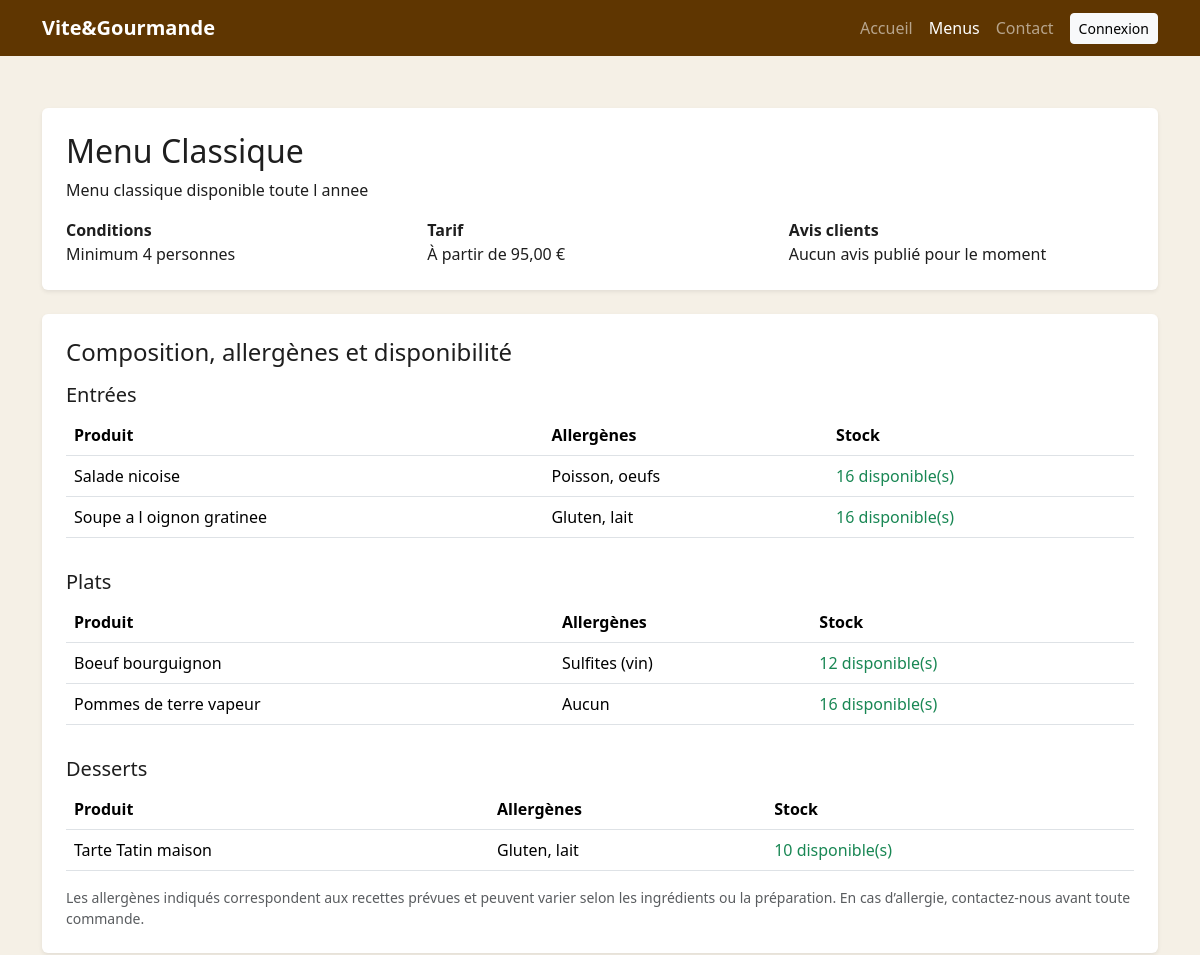
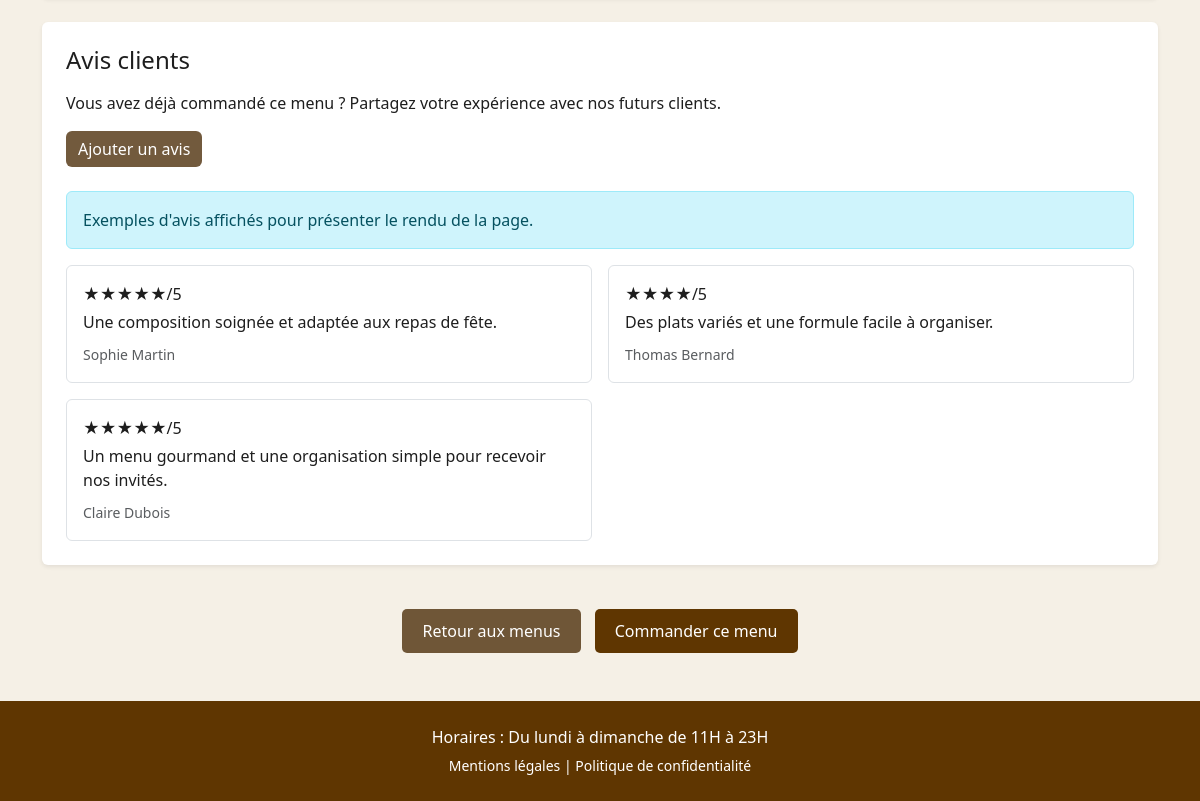
Page /pages/menu-classique.php on the committed database (2 pictures, top to bottom).
### tables this page shows
CREATE TABLE IF NOT EXISTS menus (
    id INT UNSIGNED AUTO_INCREMENT PRIMARY KEY,
    nom VARCHAR(120) NOT NULL,
    description TEXT NULL,
    nb_personnes_min INT UNSIGNED NOT NULL DEFAULT 1,
    prix_minimum DECIMAL(10,2) NOT NULL DEFAULT 0.00,
    actif TINYINT(1) NOT NULL DEFAULT 1,
    created_at TIMESTAMP NOT NULL DEFAULT CURRENT_TIMESTAMP,
    INDEX idx_menus_actif (actif)
);

CREATE TABLE IF NOT EXISTS plats (
    id INT UNSIGNED AUTO_INCREMENT PRIMARY KEY,
    menu_id INT UNSIGNED NOT NULL,
    nom VARCHAR(160) NOT NULL,
    type ENUM('entree', 'plat', 'dessert', 'boisson') NOT NULL,
    allergenes VARCHAR(255) NOT NULL DEFAULT 'Non renseignés',
    stock INT UNSIGNED NOT NULL DEFAULT 0,
    created_at TIMESTAMP NOT NULL DEFAULT CURRENT_TIMESTAMP,
    INDEX idx_plats_menu_id (menu_id),
    INDEX idx_plats_type (type)
);

### pages/menu-classique.php (called while the page is built)
<?php
$menuId = 4;
require __DIR__ . '/_menu-detail.php';

### pages/_menu-detail.php (the view, shortened to what this page needs)
<?php
require_once __DIR__ . '/../config/database.php';
$menuId = (int) ($menuId ?? 0);
$menuStmt = $pdo->prepare(
    'SELECT id, nom, description, nb_personnes_min, prix_minimum
     FROM menus
     WHERE id = :id AND actif = TRUE
     LIMIT 1'
);
$menuStmt->execute(['id' => $menuId]);
$menu = $menuStmt->fetch(PDO::FETCH_ASSOC);
$platsQuery = 'SELECT nom, type, allergenes, stock
               FROM plats
               WHERE menu_id = :menu_id
               ORDER BY CASE type
                  WHEN \'entree\' THEN 1
                  WHEN \'plat\' THEN 2
                  WHEN \'dessert\' THEN 3
                  WHEN \'boisson\' THEN 4
                  ELSE 5
               END, nom';
try {
    $platsStmt = $pdo->prepare($platsQuery);
    $platsStmt->execute(['menu_id' => $menuId]);
    $plats = $platsStmt->fetchAll(PDO::FETCH_ASSOC);
} catch (PDOException $exception) {
    $platsStmt = $pdo->prepare(
        'SELECT nom, type
         FROM plats
         WHERE menu_id = :menu_id
         ORDER BY CASE type
            WHEN \'entree\' THEN 1
            WHEN \'plat\' THEN 2
            WHEN \'dessert\' THEN 3
            WHEN \'boisson\' THEN 4
            ELSE 5
         END, nom'
    );
    $platsStmt->execute(['menu_id' => $menuId]);
    $plats = $platsStmt->fetchAll(PDO::FETCH_ASSOC);
    foreach ($plats as &$plat) {
        $plat['allergenes'] = null;
        $plat['stock'] = null;
    }
    unset($plat);
}
$avis = [];
try {
    $avisStmt = $pdo->prepare(
        'SELECT a.note, a.commentaire, a.created_at, u.prenom
         FROM avis a
         INNER JOIN commandes c ON c.id = a.commande_id
         INNER JOIN utilisateurs u ON u.id = a.utilisateur_id
         WHERE c.menu_id = :menu_id AND a.statut = :statut
         ORDER BY a.created_at DESC
         LIMIT 10'
    );
    $avisStmt->execute(['menu_id' => $menuId, 'statut' => 'valide']);
    $avis = $avisStmt->fetchAll(PDO::FETCH_ASSOC);
} catch (PDOException $exception) {
    error_log('Avis indisponibles sur le détail du menu : ' . $exception->getMessage());
}
$noteMoyenne = $avis
    ? array_sum(array_column($avis, 'note')) / count($avis)
    : null;
$avisDemo = [
    [
        'note' => 5,
        'commentaire' => 'Une composition soignée et adaptée aux repas de fête.',
        'prenom' => 'Sophie Martin',
    ],
    [
        'note' => 4,
        'commentaire' => 'Des plats variés et une formule facile à organiser.',
        'prenom' => 'Thomas Bernard',
    ],
    [
        'note' => 5,
        'commentaire' => 'Un menu gourmand et une organisation simple pour recevoir nos invités.',
        'prenom' => 'Claire Dubois',
    ],
];
$types = [
    'entree' => 'Entrées',
    'plat' => 'Plats',
    'dessert' => 'Desserts',
    'boisson' => 'Boissons',
];
$platsParType = [];
foreach ($plats as $plat) {
    $platsParType[$plat['type']][] = $plat;
}
?>
<!DOCTYPE html>
<html lang="fr">
<head>
    <link href="https://cdn.jsdelivr.net/npm/bootstrap@5.3.2/dist/css/bootstrap.min.css" rel="stylesheet">
    <link rel="stylesheet" href="/styles/style.css">
</head>
<body>
<header>
    <nav class="navbar navbar-expand-lg navbar-dark bg-bordeaux fixed-top">
        <div class="container">
            <a class="navbar-brand fw-bold" href="/pages/index.html">Vite&Gourmande</a>
            <div class="collapse navbar-collapse" id="navbarContent">
                <ul class="navbar-nav ms-lg-auto text-center">
                    <li class="nav-item"><a class="nav-link" href="/pages/index.html">Accueil</a></li>
                    <li class="nav-item"><a class="nav-link active" href="/pages/menus.php">Menus</a></li>
                    <li class="nav-item"><a class="nav-link" href="/pages/contact.php">Contact</a></li>
                    <li class="nav-item mt-2 mt-lg-0"><a class="btn btn-light btn-sm ms-lg-2" href="/pages/login.php">Connexion</a></li>
                </ul>
            </div>
        </div>
    </nav>
</header>
<main class="container py-5 menu-detail">
    <section class="bg-white rounded shadow-sm p-4 mb-4">
        <h1 class="h2"><?php echo htmlspecialchars($menu['nom']); ?></h1>
        <p><?php echo htmlspecialchars($menu['description'] ?? ''); ?></p>
        <div class="row g-3 menu-conditions">
            <div class="col-12 col-md-4"><strong>Conditions</strong><br>Minimum <?php echo (int) $menu['nb_personnes_min']; ?> personnes</div>
            <div class="col-12 col-md-4"><strong>Tarif</strong><br>À partir de <?php echo number_format((float) $menu['prix_minimum'], 2, ',', ' '); ?> €</div>
            <div class="col-12 col-md-4">
                <strong>Avis clients</strong><br>
                <?php if ($noteMoyenne !== null): ?>
                    <?php echo number_format($noteMoyenne, 1, ',', ' '); ?>/5 (<?php echo count($avis); ?> avis)
                <?php else: ?>
                    Aucun avis publié pour le moment
                <?php endif; ?>
            </div>
        </div>
    </section>
    <section class="bg-white rounded shadow-sm p-4 mb-4">
        <h2 class="h4 mb-3">Composition, allergènes et disponibilité</h2>
        <?php foreach ($types as $type => $label): ?>
            <?php if (!empty($platsParType[$type])): ?>
                <h3 class="h5 mt-3"><?php echo $label; ?></h3>
                <div class="table-responsive">
                    <table class="table align-middle">
                        <thead><tr><th>Produit</th><th>Allergènes</th><th>Stock</th></tr></thead>
                        <tbody>
                        <?php foreach ($platsParType[$type] as $plat): ?>
                            <tr>
                                <td><?php echo htmlspecialchars($plat['nom']); ?></td>
                                <td><?php echo htmlspecialchars($plat['allergenes'] ?: 'Aucun allergène renseigné'); ?></td>
                                <td>
                                    <?php if ($plat['stock'] === null): ?>
                                        <span class="text-muted">Stock à confirmer</span>
                                    <?php elseif ((int) $plat['stock'] > 0): ?>
                                        <span class="text-success"><?php echo (int) $plat['stock']; ?> disponible(s)</span>
                                    <?php else: ?>
                                        <span class="text-danger">Rupture de stock</span>
                                    <?php endif; ?>
                                </td>
                            </tr>
                        <?php endforeach; ?>
                        </tbody>
                    </table>
                </div>
            <?php endif; ?>
        <?php endforeach; ?>
        <p class="small text-muted mb-0">Les allergènes indiqués correspondent aux recettes prévues et peuvent varier selon les ingrédients ou la préparation. En cas d’allergie, contactez-nous avant toute commande.</p>
    </section>
    <section class="bg-white rounded shadow-sm p-4 mb-4">
        <h2 class="h4 mb-3">Avis clients</h2>
        <p class="mb-3">Vous avez déjà commandé ce menu ? Partagez votre expérience avec nos futurs clients.</p>
        <a href="/pages/ajouter-avis.php" class="btn btn-primary mb-4">Ajouter un avis</a>
        <?php if (!$avis): ?>
            <p class="alert alert-info">
                Exemples d'avis affichés pour présenter le rendu de la page.
            </p>
            <div class="row g-3">
                <?php foreach ($avisDemo as $avisClient): ?>
                    <article class="col-12 col-md-6">
                        <div class="border rounded p-3 h-100">
                            <p class="mb-1" aria-label="Note de démonstration : <?php echo (int) $avisClient['note']; ?> sur 5">
                                <strong><?php echo str_repeat('★', (int) $avisClient['note']); ?></strong>/5
                            </p>
                            <p class="mb-2"><?php echo htmlspecialchars($avisClient['commentaire']); ?></p>
                            <small class="text-muted"><?php echo htmlspecialchars($avisClient['prenom']); ?></small>
                        </div>
                    </article>
                <?php endforeach; ?>
            </div>
        <?php endif; ?>
    </section>
    <div class="text-center">
        <a href="/pages/menus.php" class="menu-action-btn menu-action-btn-retour">Retour aux menus</a>
        <a href="/pages/commande.php?menu_id=<?php echo $menuId; ?>" class="menu-action-btn menu-action-btn-commander">Commander ce menu</a>
    </div>
</main>
<footer class="bg-bordeaux text-white text-center p-4">
    <p class="mb-1">Horaires : Du lundi à dimanche de 11H à 23H</p>
    <small><a href="/pages/mentions-legales.php" class="text-white text-decoration-none">Mentions légales</a> | <a href="/pages/mentions-legales.php" class="text-white text-decoration-none">Politique de confidentialité</a></small>
</footer>
</body>
</html>

### styles/style.css (style rules this page uses)
body { font-family: system-ui, -apple-system, BlinkMacSystemFont, 'Segoe UI', Roboto, Oxygen, Ubuntu, Cantarell, 'Open Sans', 'Helvetica Neue', sans-serif; background-color: #f5f0e6; color: #1e1e1e; padding-top: 60px; min-height: 100vh; display: flex; flex-direction: column; }
footer { margin-top: auto; }
.navbar .container { align-items: center; }
@media (min-width: 992px) { .navbar-nav { align-items: center; } }
@media (min-width: 992px) { .navbar-nav .nav-item:last-child .btn { margin-left: 0.5rem; } }
h1, h2 { font-weight: 700; }
.bg-bordeaux { background-color: rgb(95, 54, 1) !important; }
.btn-primary { background-color: rgba(70, 39, 0, 0.76); border: none; }
.menu-action-btn { display: inline-block; padding: 10px 20px; color: #fff; border-radius: 5px; text-decoration: none; }
.menu-action-btn-retour { margin-top: 20px; background: rgba(70, 39, 0, 0.76); }
.menu-action-btn-commander { margin-left: 10px; background: #5f3601; }

### rows in the picture
menus: nom "Menu Classique", description "Menu classique disponible toute l annee", nb_personnes_min "4", prix_minimum "95,00"
plats: nom "Salade nicoise", allergenes "Poisson, oeufs", stock "16"
plats: nom "Soupe a l oignon gratinee", allergenes "Gluten, lait", stock "16"
plats: nom "Boeuf bourguignon", allergenes "Sulfites (vin)", stock "12"
plats: nom "Pommes de terre vapeur", allergenes "Aucun", stock "16"
plats: nom "Tarte Tatin maison", allergenes "Gluten, lait", stock "10"

### other values in the picture
$label "Entrées"
$label "Plats"
$label "Desserts"
str_repeat('★', (int) $avisClient['note']) "★★★★★"
$avisClient['commentaire'] "Une composition soignée et adaptée aux repas de fête."
$avisClient['prenom'] "Sophie Martin"
str_repeat('★', (int) $avisClient['note']) "★★★★"
$avisClient['commentaire'] "Des plats variés et une formule facile à organiser."
$avisClient['prenom'] "Thomas Bernard"
$avisClient['commentaire'] "Un menu gourmand et une organisation simple pour recevoir nos invités."
$avisClient['prenom'] "Claire Dubois"
